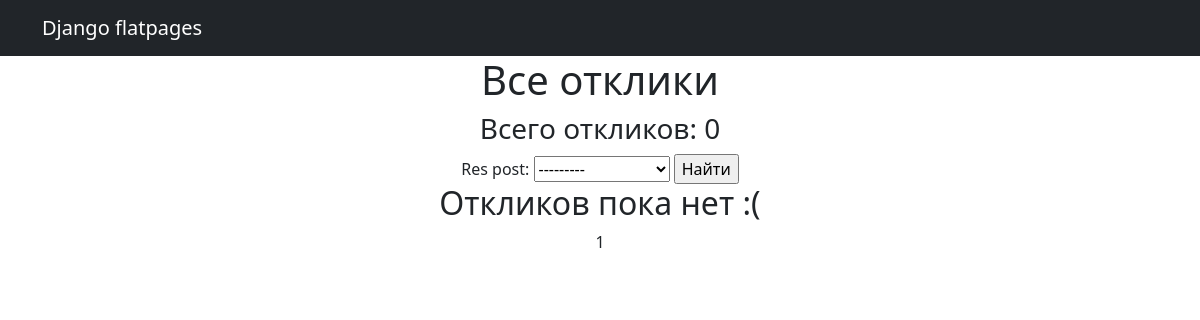
/posts/responses (signed in), run on an earlier commit of the app's database.
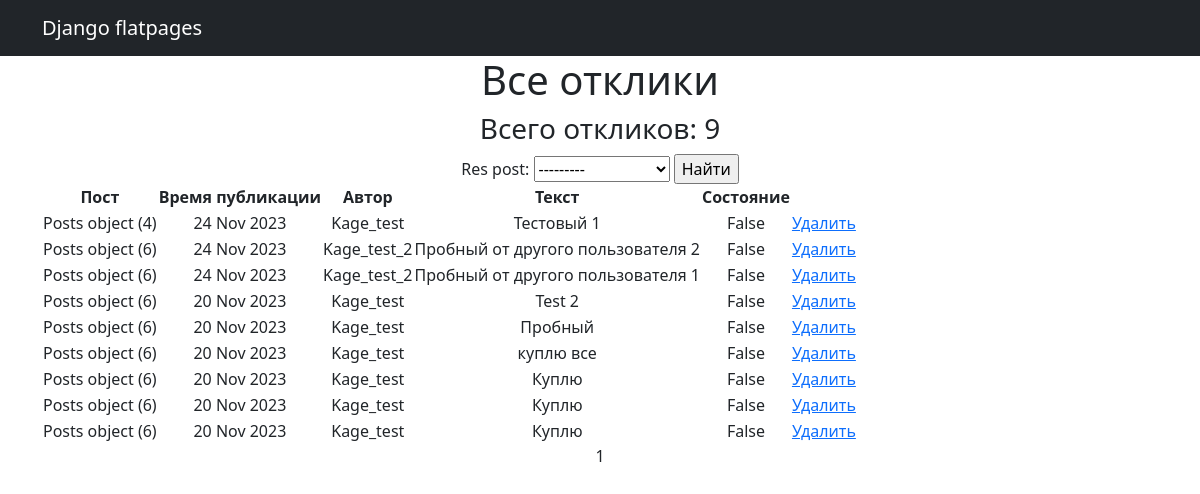
And on a later commit of the database.
### PostBoard_main/models.py (models this page shows, shortened)
class Response(models.Model):
    time_in = models.DateTimeField(auto_now_add=True)
    text = models.TextField()
    res_user = models.ForeignKey(User, on_delete=models.CASCADE, related_name='reply_user')
    res_post = models.ForeignKey(Posts, on_delete=models.CASCADE, related_name='reply')
    status = models.BooleanField(default=False)

class Posts(models.Model):
    tanks = 'TK'
    healers = 'HL'
    damage_dealers = 'DD'
    merchants = 'MR'
    guild_masters = 'GM'
    quest_givers = 'QG'
    smiths = 'SM'
    leather_workers = 'LW'
    potion_masters = 'PM'
    enchanters = 'EH'
    TYPE = [
        (tanks, 'Танки'), (healers, 'Хилеры'), (damage_dealers, 'ДД'), (merchants, 'Торговцы'),
        (guild_masters, 'Гильдмастера'), (quest_givers, 'Квестгиверы'), (smiths, 'Кузнецы'),
        (leather_workers, 'Кожевники'), (potion_masters, 'Зельевары'), (enchanters, 'Мастера заклинаний')
    ]
    type_post = models.CharField(max_length=2, choices=TYPE, default='MR')
    time_in = models.DateTimeField(auto_now_add=True)
    headline = models.CharField(max_length=128)
    text = RichTextUploadingField(config_name='my-toolbar')
    category = models.ForeignKey(Category, on_delete=models.CASCADE, related_name='category')
    to_reg_user = models.ForeignKey(User, on_delete=models.CASCADE)

### PostBoard_main/views.py (the view)
# urls.py: path('responses', ResponseList.as_view(), name='responses'),
class ResponseList(ListView):
    raise_exception = True
    model = Response
    ordering = '-time_in'
    template_name = 'responses.html'
    context_object_name = 'responses'
    paginate_by = 20
    def get_queryset(self):
        queryset = Response.objects.filter(res_post__to_reg_user=self.request.user.id).order_by('-time_in')
        self.filterset = ResponseFilter(self.request.GET, queryset, request=self.request.user.id)
        return self.filterset.qs
    def get_context_data(self, **kwargs):
        context = super().get_context_data(**kwargs)
        context['filterset'] = self.filterset
        return context

### templates/responses.html (shortened to what this page needs)
<!DOCTYPE html>
{% extends 'flatpages/default.html' %}
{% block content %}
    <h1>Все отклики</h1>
    <h3>Всего откликов: {{ responses|length }}</h3>
    <form action="" method="get">
        {{ filterset.form }}
        <input type="submit" value="Найти" />
    </form>
    {% if responses %}
        <table>
            <tr>
                <th>Пост</th>
                <th>Время публикации</th>
                <th>Автор</th>
                <th>Текст</th>
                <th>Состояние</th>
            </tr>
            {% for resp in responses %}
                <tr>
                    <td>{{ resp.res_post }}</td>
                    <td>{{ resp.time_in|date:'d M Y'  }}</td>
                    <td>{{ resp.res_user }}</td>
                    <td>{{ resp.text }}</td>
                    <td>{{ resp.status }}</td>
                    <td>
                        {% if perms.PostBoard.delete_response %}
                        <a href="{% url 'response_delete' pk=resp.id %}"> Удалить </a>
                        {% endif %}
                    </td>
                </tr>
            {% endfor %}
        </table>
    {% else %}
        <h2>Откликов пока нет :(</h2>
    {% endif %}
    {{ page_obj.number }}
{% endblock content%}

What changed in the data, as far as the page shows it:
added Response: res_post "Posts object (4)", time_in "24 Nov 2023", res_user "Kage_test", text "Тестовый 1", status "False"
added Response: res_post "Posts object (6)", time_in "24 Nov 2023", res_user "Kage_test_2", text "Пробный от другого пользователя 2", status "False"
added Response: res_post "Posts object (6)", time_in "24 Nov 2023", res_user "Kage_test_2", text "Пробный от другого пользователя 1", status "False"
added Response: res_post "Posts object (6)", time_in "20 Nov 2023", res_user "Kage_test", text "Test 2", status "False"
added Response: res_post "Posts object (6)", time_in "20 Nov 2023", res_user "Kage_test", text "Пробный", status "False"
added Response: res_post "Posts object (6)", time_in "20 Nov 2023", res_user "Kage_test", text "куплю все", status "False"
added Response: res_post "Posts object (6)", time_in "20 Nov 2023", res_user "Kage_test", text "Куплю", status "False"
added Response: res_post "Posts object (6)", time_in "20 Nov 2023", res_user "Kage_test", text "Куплю", status "False"
added Response: res_post "Posts object (6)", time_in "20 Nov 2023", res_user "Kage_test", text "Куплю", status "False"
Also different on the page:
{{ responses|length }}: "0" → "9"
text no longer shown: "Откликов пока нет :("
text now shown: "Пост Время публикации Автор Текст Состояние"
